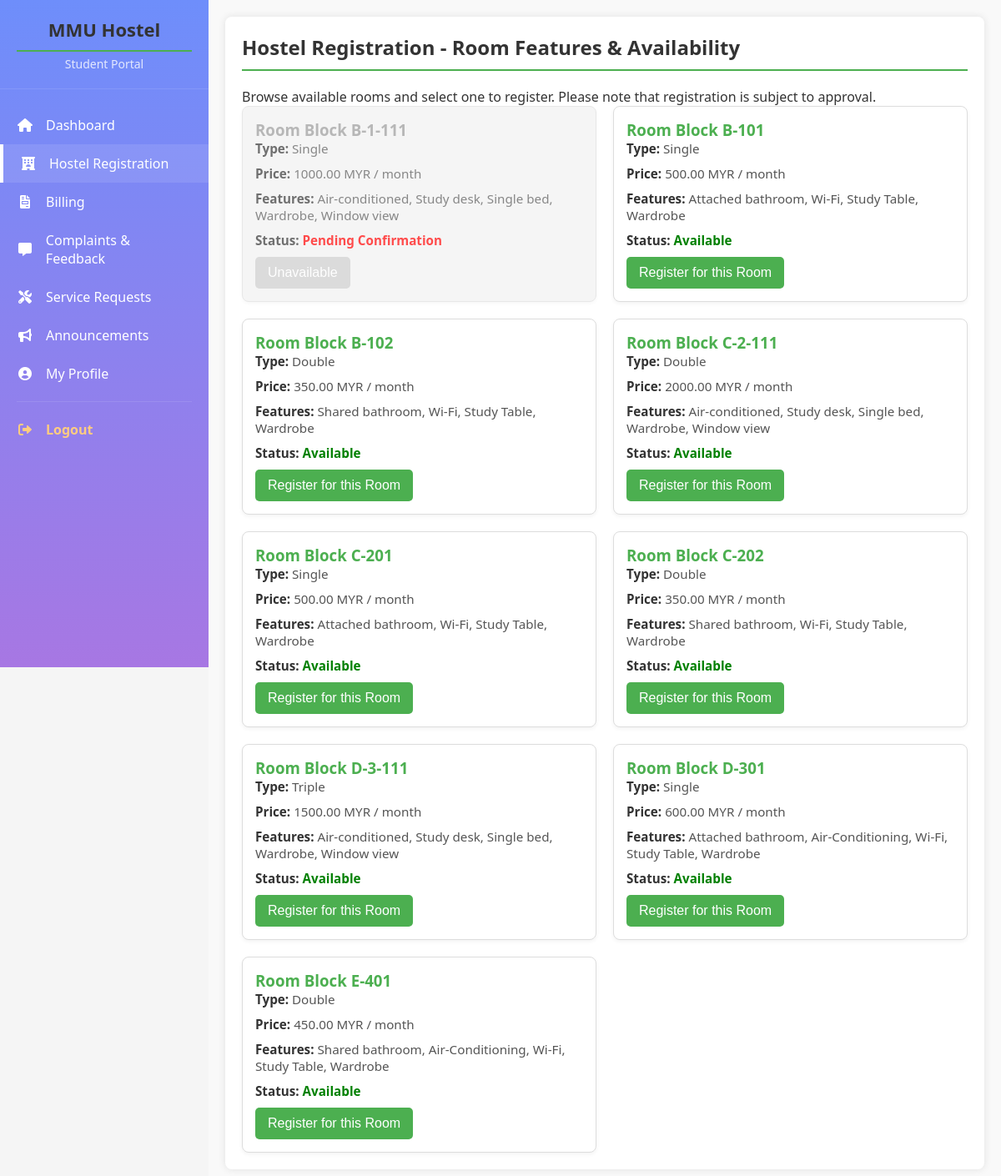
Page /student/hostel_registration.php (signed in) on the committed database.
### tables this page shows
CREATE TABLE `rooms` (
  `id` int(11) NOT NULL,
  `block_id` int(11) NOT NULL,
  `room_number` varchar(10) NOT NULL,  `type` enum('Single','Double','Triple','Quad') NOT NULL,
  `capacity` int(11) NOT NULL DEFAULT 1,
  `price` decimal(10,2) NOT NULL,
  `features` text DEFAULT NULL,
  `availability_status` enum('Available','Occupied','Pending Confirmation','Under Maintenance','Reserved') NOT NULL DEFAULT 'Available',
  `created_at` timestamp NOT NULL DEFAULT current_timestamp(),
  `updated_at` timestamp NOT NULL DEFAULT current_timestamp() ON UPDATE current_timestamp()
);

CREATE TABLE `hostel_blocks` (
  `id` int(11) NOT NULL,
  `block_name` varchar(50) NOT NULL,
  `gender_restriction` enum('Male','Female','Mixed','None') NOT NULL DEFAULT 'None',
  `nationality_restriction` enum('Local','International','Mixed','None') NOT NULL DEFAULT 'None',
  `description` text DEFAULT NULL,
  `created_at` timestamp NOT NULL DEFAULT current_timestamp()
);

### student/hostel_registration.php (the view, shortened to what this page needs)
<?php
include_once '../shared/includes/db_connection.php';
include_once '../shared/includes/header.php';
include_once '../shared/includes/sidebar-student.php';
$rooms = [];
$table_exists = false;
$result = $conn->query("SHOW TABLES LIKE 'rooms'");
if ($result && $result->num_rows > 0) {
    $table_exists = true;
}
if ($table_exists) {
    $sql = "SELECT r.*, b.block_name FROM rooms r
            JOIN hostel_blocks b ON r.block_id = b.id
            ORDER BY b.block_name, r.room_number";
    $result = $conn->query($sql);
    if ($result && $result->num_rows > 0) {
        while($row = $result->fetch_assoc()) {
            $rooms[] = [
                "id" => $row["id"],
                "block" => $row["block_name"],
                "room_number" => $row["room_number"],
                "type" => $row["type"],
                "price" => $row["price"] . " MYR",
                "features" => $row["features"],
                "availability" => $row["availability_status"]
            ];
        }
    }
}
?>
<link rel="stylesheet" href="css/hostel_registration.css">
<div class="main-content">
    <div class="container">
        <h2>Hostel Registration - Room Features & Availability</h2>
        <p>Browse available rooms and select one to register. Please note that registration is subject to approval.</p>        <?php if (isset($message)): ?>
            <div class="alert alert-<?php echo isset($message_type) ? $message_type : 'info'; ?>"><?php echo $message; ?></div>
        <?php endif; ?>
        <div class="room-list">
            <?php if (!empty($rooms)): ?>
                <?php foreach ($rooms as $room): ?>
                    <div class="room-card <?php echo ($room['availability'] !== 'Available') ? 'unavailable' : ''; ?>">
                        <h3>Room <?php echo htmlspecialchars($room['block'] . '-' . $room['room_number']); ?></h3>
                        <p><strong>Type:</strong> <?php echo htmlspecialchars($room['type']); ?></p>
                        <p><strong>Price:</strong> <?php echo htmlspecialchars($room['price']); ?> / month</p>
                        <p><strong>Features:</strong> <?php echo htmlspecialchars($room['features']); ?></p>
                        <p><strong>Status:</strong> <span class="status-<?php echo strtolower(str_replace(' ', '-', $room['availability'])); ?>"><?php echo htmlspecialchars($room['availability']); ?></span></p>
                        <?php if ($room['availability'] === 'Available'): ?>
                            <form method="POST" action="<?php echo htmlspecialchars($_SERVER["PHP_SELF"]); ?>">
                                <button type="submit" name="register_room" class="btn btn-primary">Register for this Room</button>
                            </form>
                        <?php else: ?>
                            <button type="button" class="btn btn-secondary" disabled>Unavailable</button>
                        <?php endif; ?>
                    </div>
                <?php endforeach; ?>
            <?php else: ?>
                <p>No rooms are currently listed. Please check back later or contact administration.</p>
            <?php endif; ?>
        </div>
    </div>
</div>
<?php
include_once '../shared/includes/footer.php';
?>

### shared/includes/header.php (shortened to what this page needs)
<!DOCTYPE html>
<html lang="en">
<head>
    <link rel="stylesheet" href="<?php
    $current_dir = basename(dirname($_SERVER['PHP_SELF']));
    echo $current_dir === 'includes' ? '../css/style.css' : '../shared/css/style.css';
    ?>">
    <link rel="stylesheet" href="https://cdnjs.cloudflare.com/ajax/libs/font-awesome/6.0.0/css/all.min.css">
</head>
<body>
    <div class="dashboard-container">

### shared/includes/sidebar-student.php (shortened to what this page needs)
<div class="sidebar">
    <div class="sidebar-header">
        <h2>MMU Hostel</h2>
        <p>Student Portal</p>
    </div>    <div class="sidebar-menu">
        <a href="dashboard.php" class="menu-item <?php echo basename($_SERVER['PHP_SELF']) == 'dashboard.php' ? 'active' : ''; ?>">
            <i class="fas fa-home"></i> Dashboard
        </a>
        <a href="hostel_registration.php" class="menu-item <?php echo basename($_SERVER['PHP_SELF']) == 'hostel_registration.php' ? 'active' : ''; ?>">
            <i class="fas fa-hotel"></i> Hostel Registration
        </a>        <a href="billing.php" class="menu-item <?php echo basename($_SERVER['PHP_SELF']) == 'billing.php' ? 'active' : ''; ?>">
            <i class="fas fa-file-invoice"></i> Billing
        </a>
        <a href="complaints.php" class="menu-item <?php echo basename($_SERVER['PHP_SELF']) == 'complaints.php' ? 'active' : ''; ?>">
            <i class="fas fa-comment-alt"></i> Complaints & Feedback
        </a>
        <a href="requests.php" class="menu-item <?php echo basename($_SERVER['PHP_SELF']) == 'requests.php' ? 'active' : ''; ?>">
            <i class="fas fa-tools"></i> Service Requests
        </a>
        <a href="announcements.php" class="menu-item <?php echo basename($_SERVER['PHP_SELF']) == 'announcements.php' ? 'active' : ''; ?>">
            <i class="fas fa-bullhorn"></i> Announcements
        </a>
        <a href="profile.php" class="menu-item <?php echo basename($_SERVER['PHP_SELF']) == 'profile.php' ? 'active' : ''; ?>">
            <i class="fas fa-user-circle"></i> My Profile
        </a>
        <div class="sidebar-divider"></div>
        <a href="../logout.php" class="menu-item logout">
            <i class="fas fa-sign-out-alt"></i> Logout
        </a>
    </div>
</div>

### shared/includes/footer.php (shortened to what this page needs)
    </div>
</body>
</html>

### shared/css/style.css (style rules this page uses)
* { box-sizing: border-box; margin: 0; padding: 0; }
body { font-family: 'Segoe UI', Tahoma, Geneva, Verdana, sans-serif; background: linear-gradient(135deg, #6e8efb, #a777e3); color: #333; }
.dashboard-container { display: flex; min-height: 100vh; background: #f5f5f5; }
.sidebar { width: 250px; background: linear-gradient(180deg, #6e8efb, #a777e3); color: white; padding-top: 20px; position: fixed; height: 100vh; overflow-y: auto; z-index: 100; }
.sidebar-header { text-align: center; padding: 0 20px 20px; border-bottom: 1px solid rgba(255, 255, 255, 0.1); }
.sidebar-header h2 { font-size: 22px; margin-bottom: 5px; }
.sidebar-header p { font-size: 14px; opacity: 0.8; }
.sidebar-menu { padding: 20px 0; }
.menu-item { padding: 12px 20px; display: flex; align-items: center; color: white; text-decoration: none; transition: all 0.3s; font-weight: 500; }
.menu-item i { margin-right: 15px; width: 20px; text-align: center; }
.menu-item:hover, .menu-item.active { background: rgba(255, 255, 255, 0.1); border-left: 4px solid white; }
.sidebar-divider { height: 1px; background: rgba(255, 255, 255, 0.1); margin: 10px 20px; }
.menu-item.logout { margin-top: 10px; color: #ffcc80; font-weight: 600; }
.main-content { flex-grow: 1; margin-left: 250px; padding: 30px; background: #f5f5f5; }

### student/css/hostel_registration.css (style rules this page uses)
.main-content { margin-left: 250px; padding: 20px; background-color: #f9f9f9; }
.container { background-color: #fff; padding: 20px; border-radius: 8px; box-shadow: 0 0 10px rgba(0, 0, 0, 0.1); }
h2 { color: #333; margin-bottom: 20px; border-bottom: 2px solid #4CAF50; padding-bottom: 10px; }
.room-list { display: grid; grid-template-columns: repeat(auto-fill, minmax(300px, 1fr)); gap: 20px; }
.room-card { border: 1px solid #ddd; border-radius: 8px; padding: 15px; background-color: #fff; box-shadow: 0 2px 5px rgba(0,0,0,0.05); transition: transform 0.2s ease-in-out; }
.room-card h3 { margin-top: 0; color: #4CAF50; }
.room-card p { margin-bottom: 10px; font-size: 0.95em; color: #555; }
.room-card p strong { color: #333; }
.room-card .btn { display: inline-block; padding: 10px 15px; border: none; border-radius: 5px; color: white; text-decoration: none; font-size: 1em; cursor: pointer; transition: background-color 0.3s ease; }
.room-card .btn-primary { background-color: #4CAF50; }
.room-card .btn-secondary { background-color: #ccc; cursor: not-allowed; }
.room-card.unavailable { background-color: #f1f1f1; opacity: 0.7; }
.room-card.unavailable h3 { color: #999; }
.status-available { color: green; font-weight: bold; }
.status-unavailable, .status-pending-confirmation { color: red; font-weight: bold; }

### rows in the picture
rooms: block+room_number "Block B-1-111", type "Single", price "1000.00 MYR", features "Air-conditioned, Study desk, Single bed, Wardrobe, Window view", availability_status "Pending Confirmation", shows "Unavailable"
rooms: block+room_number "Block B-101", type "Single", price "500.00 MYR", features "Attached bathroom, Wi-Fi, Study Table, Wardrobe", availability_status "Available"
rooms: block+room_number "Block B-102", type "Double", price "350.00 MYR", features "Shared bathroom, Wi-Fi, Study Table, Wardrobe", availability_status "Available"
rooms: block+room_number "Block C-2-111", type "Double", price "2000.00 MYR", features "Air-conditioned, Study desk, Single bed, Wardrobe, Window view", availability_status "Available"
rooms: block+room_number "Block C-201", type "Single", price "500.00 MYR", features "Attached bathroom, Wi-Fi, Study Table, Wardrobe", availability_status "Available"
rooms: block+room_number "Block C-202", type "Double", price "350.00 MYR", features "Shared bathroom, Wi-Fi, Study Table, Wardrobe", availability_status "Available"
rooms: block+room_number "Block D-3-111", type "Triple", price "1500.00 MYR", features "Air-conditioned, Study desk, Single bed, Wardrobe, Window view", availability_status "Available"
rooms: block+room_number "Block D-301", type "Single", price "600.00 MYR", features "Attached bathroom, Air-Conditioning, Wi-Fi, Study Table, Wardrobe", availability_status "Available"
rooms: block+room_number "Block E-401", type "Double", price "450.00 MYR", features "Shared bathroom, Air-Conditioning, Wi-Fi, Study Table, Wardrobe", availability_status "Available"
